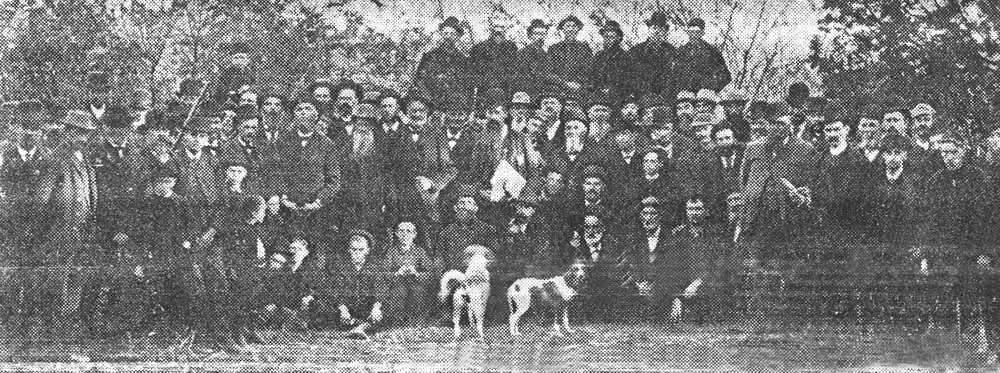
#> input picture early_1800.jpg, 1000 x 373 px, shrunk from 1800 x 672 before the run
$ python Smothing_images.py
#> lines starting #> are read from the running program, lines starting #| are printed output that depends on the picture
import cv2 as cv
import numpy as np

img = cv.imread('early_1800.jpg', 0)
#> img is the input picture: shape (373, 1000); min 0, max 255, mean 120.9

#average = cv.blur(img, (5, 5))
gaussian = cv.GaussianBlur(img, (5, 5), 0)
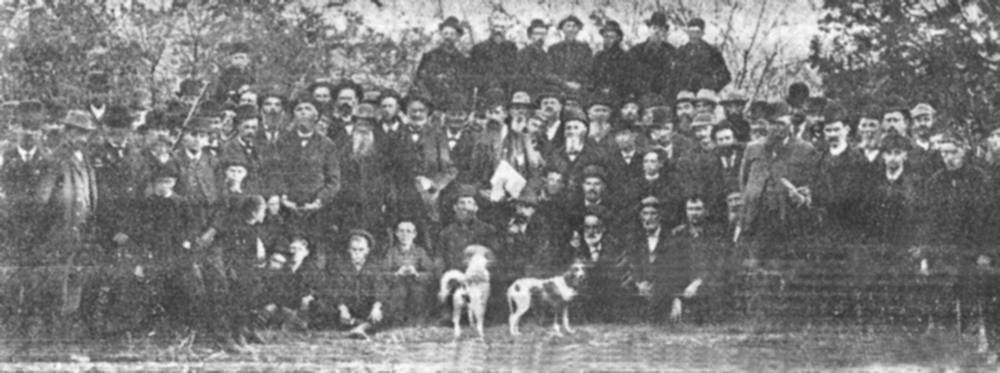
#> gaussian: shape (373, 1000); min 52, max 252, mean 121

median = cv.medianBlur(img, 5)
bilateral = cv.bilateralFilter(img, 9, 75, 75)
cv.imshow('Bilateral', bilateral)


cv.imshow('Image', img)
cv.imshow('Median', median)
#cv.imshow('Average', average)
cv.imshow('Gaussian', gaussian)
cv.waitKey(0)
cv.destroyAllWindows()

$ run again, with messi5.jpg copied over early_1800.jpg
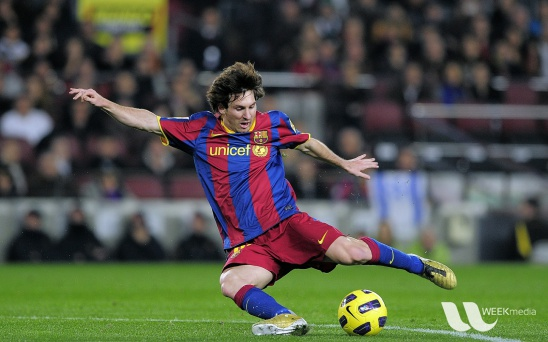
#> input picture messi5.jpg, 548 x 342 px
#> `img = cv.imread('early_1800.jpg', 0)`:
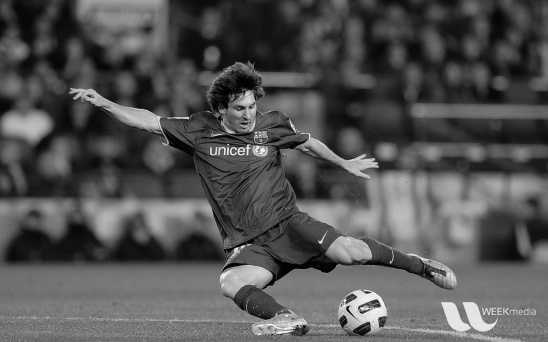
#> img: shape (342, 548); min 0, max 253, mean 83.3
#> `bilateral = cv.bilateralFilter(img, 9, 75, 75)`:
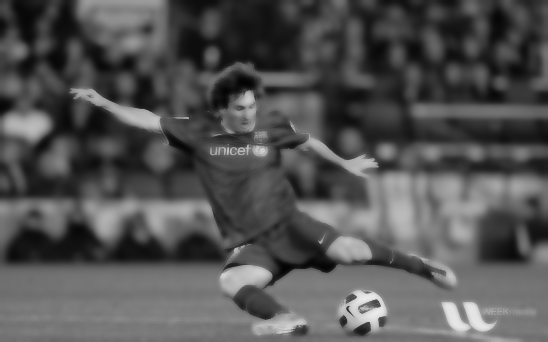
#> bilateral: shape (342, 548); min 3, max 235, mean 83.3
